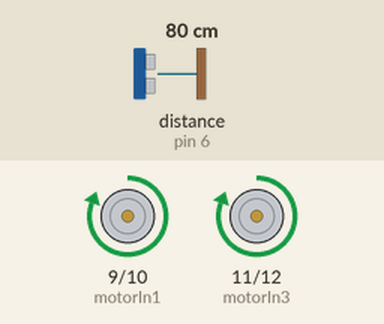
This sketch was run on a simulated Arduino Uno, built with avr-gcc and run on an emulated ATmega328P. On the bench: motor-driver pin pairs drawn as motors (green arrow = first pin HIGH = forward, orange = second pin HIGH = backward, longer = more drive). Wiring (inferred from the names in the program): ultrasonic range finder: trigger pin 5; echo pin 6. Inputs (shaded band) come from the test bench; at power-on: distance to the obstacle (sensor on pin 6) 80 cm. The echo pulse lasts 58.3 µs per cm.

Above: at 1.2 s.
1.3 s: distance to the obstacle (sensor on pin 6) set to 33 cm
2.8 s: distance to the obstacle (sensor on pin 6) set to 28 cm
At 3.5 s:
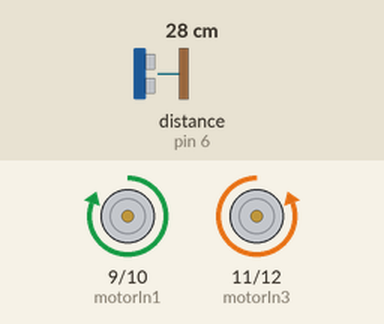
4.3 s: distance to the obstacle (sensor on pin 6) set to 35 cm
At 5.5 s:
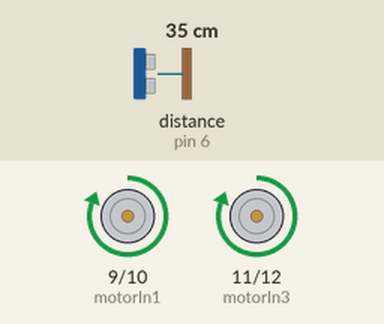
6.7 s: distance to the obstacle (sensor on pin 6) set to 2 cm
At 7.6 s:
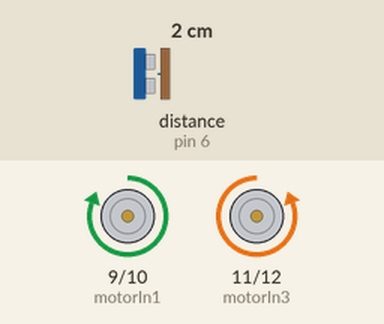
Timing chart, 0 to 9.2 s (numbered marks = the images above; inputs shaded):
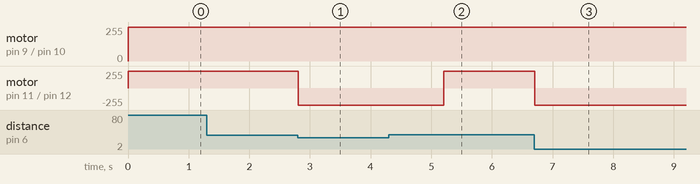

The sketch:

CAR_OBSTACLE.ino
```cpp
const int trigPin = 5;
const int echoPin = 6;
int motorIn1 = 9;
int motorIn2 = 10;
int motorIn3 = 11;
int motorIn4 = 12;
long duration, distance;

void setup()
{
  pinMode(trigPin, OUTPUT);
  pinMode(echoPin, INPUT);
  pinMode(motorIn1, OUTPUT);
  pinMode(motorIn2, OUTPUT);
  pinMode(motorIn3, OUTPUT);
  pinMode(motorIn4, OUTPUT);
}

void loop()
{
  digitalWrite(trigPin, LOW);
  delayMicroseconds(2);
  digitalWrite(trigPin, HIGH);
  delayMicroseconds(10);
  digitalWrite(trigPin, LOW);
  duration = pulseIn(echoPin, HIGH);
  distance = duration/58.2;
  if(distance<30)
    {
      digitalWrite(motorIn1, HIGH);
      digitalWrite(motorIn2, LOW);
      digitalWrite(motorIn3, LOW);
      digitalWrite(motorIn4, HIGH);
      delay(1200);
    }

  else
    {
      digitalWrite(motorIn1, HIGH);
      digitalWrite(motorIn2, LOW);
      digitalWrite(motorIn3, HIGH);
      digitalWrite(motorIn4, LOW);
    }
  delay(0);
}
```

Measured:
- the behaviour switches between 31 and 30 cm on distance to the obstacle (sensor on pin 6) (found by bisection; images 0 and 1)
- after the input at 1.3 s, every drawn part: stays the same
- after the input at 2.8 s, motor on pin 11 (motorIn3) / pin 12 (motorIn4): forward 255/255 → backward 255/255 at once
- after the input at 4.3 s, motor on pin 11 (motorIn3) / pin 12 (motorIn4): backward 255/255 → forward 255/255 after 0.91 s
- after the input at 6.7 s, motor on pin 11 (motorIn3) / pin 12 (motorIn4): forward 255/255 → backward 255/255 at once
